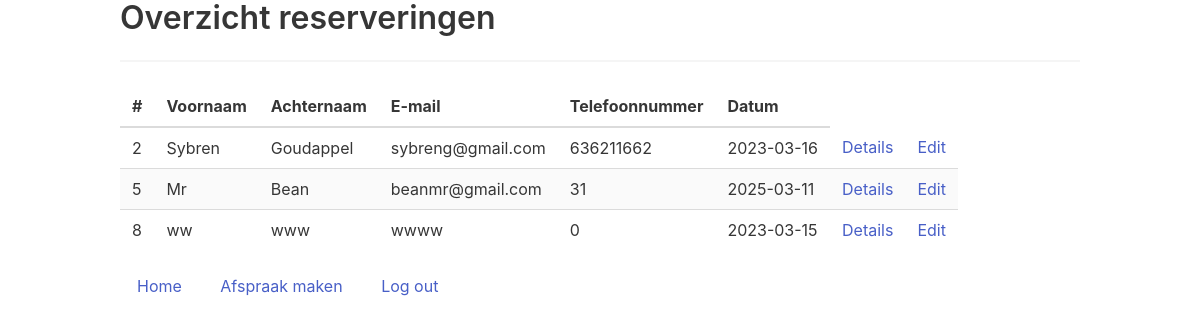
Page /overzicht.php (signed in) on the committed database.
### tables this page shows
CREATE TABLE `reservation` (
  `id` int(10) UNSIGNED NOT NULL,
  `firstName` varchar(50) NOT NULL,
  `lastName` varchar(50) NOT NULL,
  `email` varchar(80) NOT NULL,
  `phoneNumber` int(20) NOT NULL,
  `comments` varchar(1000) NOT NULL,
  `date` date NOT NULL
);

### overzicht.php (the view, shortened to what this page needs)
<?php
require_once "includes/database.php";
$limit = 5;
$offset = 0;
$query = "SELECT * FROM reservation LIMIT $limit OFFSET $offset";
$result = mysqli_query($db, $query) or die ('Error: ' . $query);
$reservation = [];
while ($row = mysqli_fetch_assoc($result)) {
    $reservation[] = $row;
}
?>
<!doctype html>
<html lang="en">
<head>
<link rel='stylesheet' href='https://cdnjs.cloudflare.com/ajax/libs/bulma/0.7.5/css/bulma.css'>
</head>
<body>
<div class="container">
    <h1 class="title">Overzicht reserveringen</h1>
    <hr>
    <table class="table is-striped">
        <thead>
        <tr>
            <th>#</th>
            <th>Voornaam</th>
            <th>Achternaam</th>
            <th>E-mail</th>
            <th>Telefoonnummer</th>
            <th>Datum</th>
        </tr>
        </thead>
        <tbody>
        <?php foreach ($reservation as $reservationdata) { ?>
            <tr>
                <td><?= htmlentities($reservationdata['id']) ?></td>
                <td><?= htmlentities($reservationdata['firstName']) ?></td>
                <td><?= htmlentities($reservationdata['lastName']) ?></td>
                <td><?= htmlentities($reservationdata['email']) ?></td>
                <td><?= htmlentities($reservationdata['phoneNumber']) ?></td>
                <td><?= htmlentities($reservationdata['date']) ?></td>
                <td> <a href="detail.php?index=<?= $reservationdata['id'] ?>">Details</a> </td>
                <td> <a href="edit.php?index=<?= $reservationdata['id'] ?>">Edit</a> </td>
            </tr>
        <?php } ?>
        </tbody>
    </table>
</div>
<div class="container">
    <button class="button is-white"><a href="index.php">Home</a></button>
    <button class="button is-white"><a href="create.php">Afspraak maken</a></button>
    <button class="button is-white"><a href="logout.php">Log out</a></button>
</div>
</body>
</html>

### rows in the picture
reservation: id "2", firstName "Sybren", lastName "Goudappel", email "sybreng@gmail.com", phoneNumber "636211662", date "2023-03-16"
reservation: id "5", firstName "Mr", lastName "Bean", email "beanmr@gmail.com", phoneNumber "31", date "2025-03-11"
reservation: id "8", firstName "ww", lastName "www", email "wwww", phoneNumber "0", date "2023-03-15"
